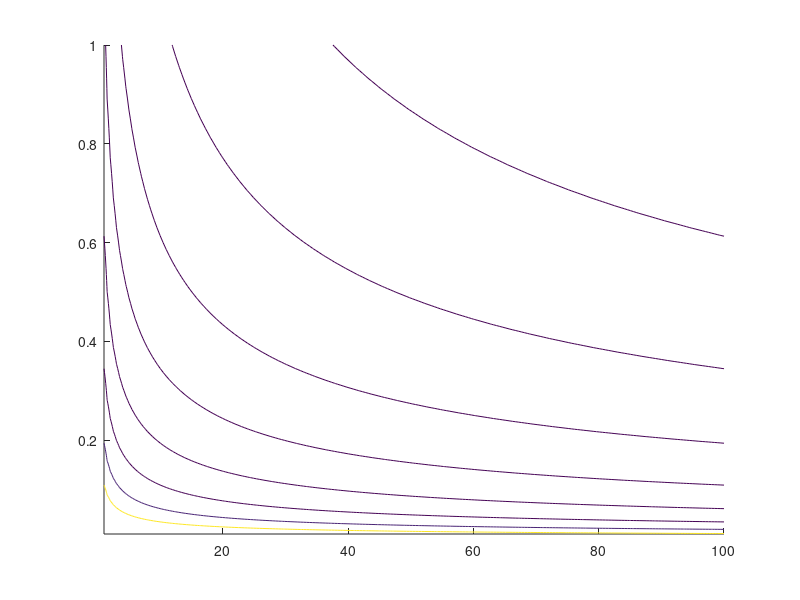

This chart was generated by the following MATLAB code: (Note: this script raises an error after producing the figure.)
%% Ergun equation in multi-tubular packed bed
clear, clc, close all
addpath(genpath(pwd))

mu  = 0.000684; % [kg/m/s]
eps = 0.39; % [-]
Q   = 0.00013165; % [m3/s]
d_p = 3e-6; % [m]
rho = 1097.86; % [kg/m3]
V   = 0.924055124; % [m3]

u_0 = @(n_c, d_c) 4*Q./(n_c.*pi.*d_c.^2);
L   = @(n_c, d_c) 4*V./(n_c.*pi.*d_c.^2);
DeltaP = @(n_c, d_c) L(n_c, d_c) .*( 150*mu*(1-eps)^2.*u_0(n_c,d_c)./(eps^3*d_p^2) + 1.75*(1-eps)*rho.*u_0(n_c,d_c).^2/(eps^3*d_p) );

[n_c,d_c] = meshgrid(linspace(1,100,200),logspace(-2,0,200));

[~, c(1)] = contour(n_c,d_c,DeltaP(n_c, d_c)/1e5,logspace(-1,6,8),'ShowText',1);
c(1).DisplayName = '\DeltaP / bar';

ax = gca;
ax.XAxis.Label.String = 'n_c';
ax.YAxis.Label.String = 'd_c / m';
ax.YAxis.Scale = 'log';
ax.ColorScale = 'log';
% ax.Colormap = brewermap(8,'Reds');
ax.Colormap = colormap('cool');
legend;

% plot aspect ratio
hold on
% [~, c(2)] = contour(n_c,d_c,L(n_c,d_c)./d_c,[1 10 100],'k--','ShowText',1);
[M2, c(2)] = contour(n_c,d_c,L(n_c,d_c)./d_c,[1 10 100],'--');
c(2).DisplayName = 'L/D';
c(2).LineColor = [0.65 0.65 0.65];
clabel(M2,c(2),'Color',c(2).LineColor)


figExport(12,12,'ergun-contours-n-d')
